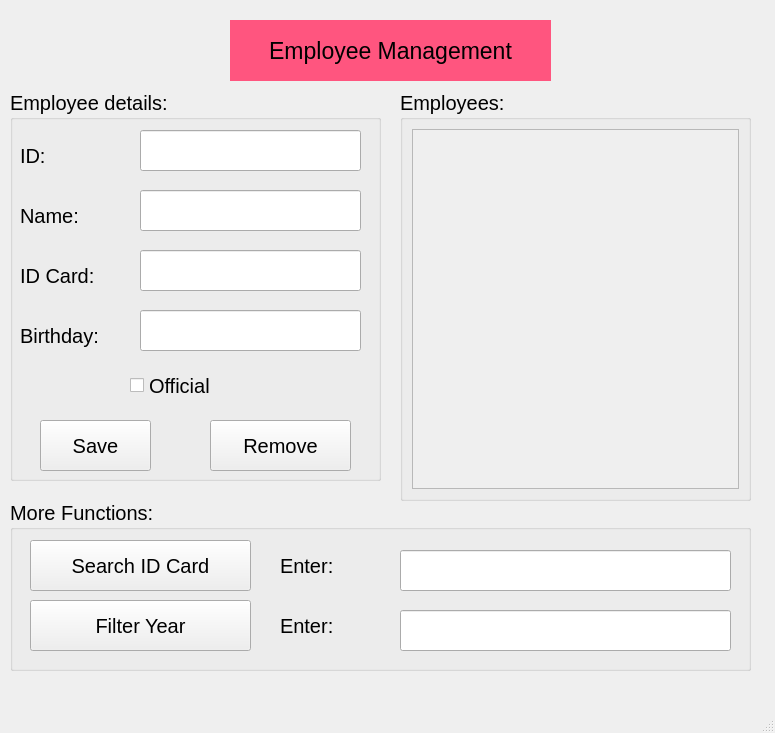
<?xml version="1.0" encoding="UTF-8"?>
<ui version="4.0">
 <class>MainWindow</class>
 <widget class="QMainWindow" name="MainWindow">
  <property name="geometry">
   <rect>
    <x>0</x>
    <y>0</y>
    <width>775</width>
    <height>733</height>
   </rect>
  </property>
  <property name="windowTitle">
   <string>MainWindow</string>
  </property>
  <widget class="QWidget" name="centralwidget">
   <widget class="QLabel" name="label">
    <property name="geometry">
     <rect>
      <x>230</x>
      <y>20</y>
      <width>321</width>
      <height>61</height>
     </rect>
    </property>
    <property name="font">
     <font>
      <pointsize>17</pointsize>
     </font>
    </property>
    <property name="styleSheet">
     <string notr="true">background-color: rgb(255, 85, 127);</string>
    </property>
    <property name="text">
     <string>Employee Management</string>
    </property>
    <property name="alignment">
     <set>Qt::AlignCenter</set>
    </property>
   </widget>
   <widget class="QGroupBox" name="groupBox">
    <property name="geometry">
     <rect>
      <x>10</x>
      <y>90</y>
      <width>371</width>
      <height>391</height>
     </rect>
    </property>
    <property name="font">
     <font>
      <pointsize>15</pointsize>
     </font>
    </property>
    <property name="title">
     <string>Employee details:</string>
    </property>
    <widget class="QLabel" name="label_2">
     <property name="geometry">
      <rect>
       <x>10</x>
       <y>50</y>
       <width>111</width>
       <height>31</height>
      </rect>
     </property>
     <property name="text">
      <string>ID:</string>
     </property>
    </widget>
    <widget class="QLineEdit" name="lineEditID">
     <property name="geometry">
      <rect>
       <x>130</x>
       <y>40</y>
       <width>221</width>
       <height>41</height>
      </rect>
     </property>
    </widget>
    <widget class="QLabel" name="label_3">
     <property name="geometry">
      <rect>
       <x>10</x>
       <y>110</y>
       <width>111</width>
       <height>31</height>
      </rect>
     </property>
     <property name="text">
      <string>Name:</string>
     </property>
    </widget>
    <widget class="QLineEdit" name="lineEditName">
     <property name="geometry">
      <rect>
       <x>130</x>
       <y>100</y>
       <width>221</width>
       <height>41</height>
      </rect>
     </property>
    </widget>
    <widget class="QLabel" name="label_4">
     <property name="geometry">
      <rect>
       <x>10</x>
       <y>170</y>
       <width>111</width>
       <height>31</height>
      </rect>
     </property>
     <property name="text">
      <string>ID Card:</string>
     </property>
    </widget>
    <widget class="QLineEdit" name="lineEditIDCard">
     <property name="geometry">
      <rect>
       <x>130</x>
       <y>160</y>
       <width>221</width>
       <height>41</height>
      </rect>
     </property>
    </widget>
    <widget class="QLabel" name="label_5">
     <property name="geometry">
      <rect>
       <x>10</x>
       <y>230</y>
       <width>111</width>
       <height>31</height>
      </rect>
     </property>
     <property name="text">
      <string>Birthday:</string>
     </property>
    </widget>
    <widget class="QLineEdit" name="lineEditBirthday">
     <property name="geometry">
      <rect>
       <x>130</x>
       <y>220</y>
       <width>221</width>
       <height>41</height>
      </rect>
     </property>
    </widget>
    <widget class="QCheckBox" name="checkBox">
     <property name="geometry">
      <rect>
       <x>120</x>
       <y>280</y>
       <width>151</width>
       <height>31</height>
      </rect>
     </property>
     <property name="text">
      <string>Official</string>
     </property>
    </widget>
    <widget class="QPushButton" name="pushButtonSave">
     <property name="geometry">
      <rect>
       <x>30</x>
       <y>330</y>
       <width>111</width>
       <height>51</height>
      </rect>
     </property>
     <property name="text">
      <string>Save</string>
     </property>
    </widget>
    <widget class="QPushButton" name="pushButtonRemove">
     <property name="geometry">
      <rect>
       <x>200</x>
       <y>330</y>
       <width>141</width>
       <height>51</height>
      </rect>
     </property>
     <property name="text">
      <string>Remove</string>
     </property>
    </widget>
   </widget>
   <widget class="QGroupBox" name="groupBox_2">
    <property name="geometry">
     <rect>
      <x>10</x>
      <y>500</y>
      <width>741</width>
      <height>171</height>
     </rect>
    </property>
    <property name="font">
     <font>
      <pointsize>15</pointsize>
     </font>
    </property>
    <property name="title">
     <string>More Functions:</string>
    </property>
    <widget class="QPushButton" name="pushButtonSearchIDCard">
     <property name="geometry">
      <rect>
       <x>20</x>
       <y>40</y>
       <width>221</width>
       <height>51</height>
      </rect>
     </property>
     <property name="text">
      <string>Search ID Card</string>
     </property>
    </widget>
    <widget class="QPushButton" name="pushButtonFilterYear">
     <property name="geometry">
      <rect>
       <x>20</x>
       <y>100</y>
       <width>221</width>
       <height>51</height>
      </rect>
     </property>
     <property name="text">
      <string>Filter Year</string>
     </property>
    </widget>
    <widget class="QLineEdit" name="lineEditSearchIDCard">
     <property name="geometry">
      <rect>
       <x>390</x>
       <y>50</y>
       <width>331</width>
       <height>41</height>
      </rect>
     </property>
    </widget>
    <widget class="QLineEdit" name="lineEditFilterYear">
     <property name="geometry">
      <rect>
       <x>390</x>
       <y>110</y>
       <width>331</width>
       <height>41</height>
      </rect>
     </property>
    </widget>
    <widget class="QLabel" name="label_6">
     <property name="geometry">
      <rect>
       <x>270</x>
       <y>50</y>
       <width>111</width>
       <height>31</height>
      </rect>
     </property>
     <property name="text">
      <string>Enter:</string>
     </property>
    </widget>
    <widget class="QLabel" name="label_7">
     <property name="geometry">
      <rect>
       <x>270</x>
       <y>110</y>
       <width>111</width>
       <height>31</height>
      </rect>
     </property>
     <property name="text">
      <string>Enter:</string>
     </property>
    </widget>
   </widget>
   <widget class="QGroupBox" name="groupBox_3">
    <property name="geometry">
     <rect>
      <x>400</x>
      <y>90</y>
      <width>351</width>
      <height>411</height>
     </rect>
    </property>
    <property name="font">
     <font>
      <pointsize>15</pointsize>
     </font>
    </property>
    <property name="title">
     <string>Employees:</string>
    </property>
    <layout class="QVBoxLayout" name="verticalLayout">
     <item>
      <widget class="QScrollArea" name="scrollArea">
       <property name="widgetResizable">
        <bool>true</bool>
       </property>
       <widget class="QWidget" name="scrollAreaWidgetContents">
        <property name="geometry">
         <rect>
          <x>0</x>
          <y>0</y>
          <width>325</width>
          <height>355</height>
         </rect>
        </property>
        <layout class="QVBoxLayout" name="verticalLayout_3">
         <item>
          <layout class="QVBoxLayout" name="verticalLayoutButton"/>
         </item>
        </layout>
       </widget>
      </widget>
     </item>
    </layout>
   </widget>
  </widget>
  <widget class="QMenuBar" name="menubar">
   <property name="geometry">
    <rect>
     <x>0</x>
     <y>0</y>
     <width>775</width>
     <height>26</height>
    </rect>
   </property>
  </widget>
  <widget class="QStatusBar" name="statusbar"/>
 </widget>
 <resources/>
 <connections/>
</ui>
